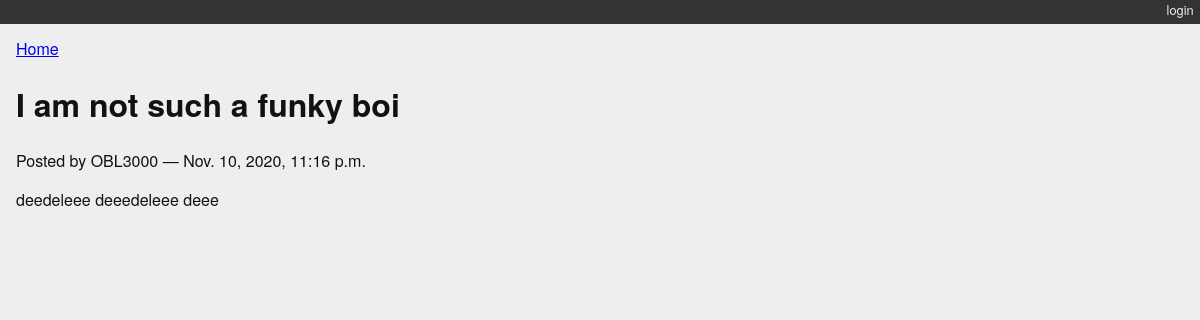
Before: /blogging/posts/2/ with the older database file.
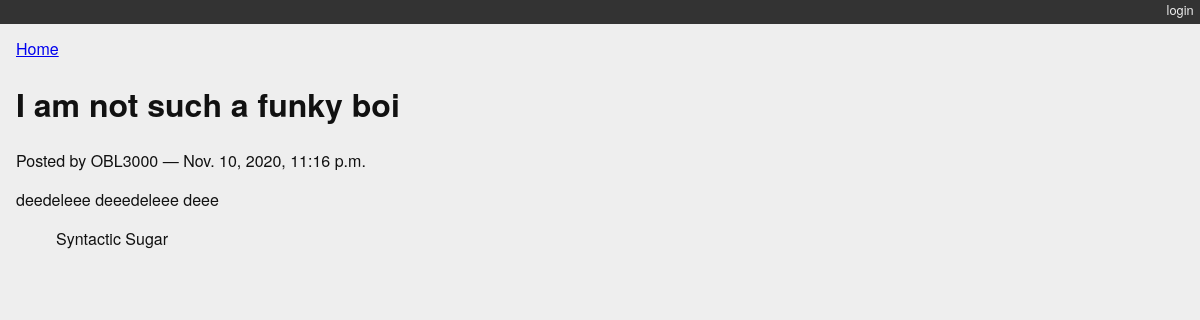
After: the same page with the newer database file.
### blogging/models.py (models this page shows)
class Category(models.Model):
    name = models.CharField(max_length=128)
    description = models.TextField(blank=True)
    posts = models.ManyToManyField(Post, blank=True, related_name='categories')
    def __str__(self):
        return self.name
    class Meta:
        verbose_name_plural = 'CategorieZZZ'

### blogging/views.py (the view, shortened to what this page needs)
# urls.py: path('posts/<int:post_id>/', detail_view, name="blog_detail"),
def detail_view(request, post_id):
    published = Post.objects.exclude(published_date__exact=None)
    try:
        post = published.get(pk=post_id) #pk is a builtin (primary key, int) column in the model
    except Post.DoesNotExist:
        raise Http404
    context = {'post': post}
    return render(request, 'blogging/detail.html', context)

### blogging/models.py (called while the page is built)
    def __str__(self):
        return self.title

### blogging/templates/blogging/detail.html
{% extends "base.html" %}
{% block content %}
<a class="backlink" href="/">Home</a>
<h1>{{ post }}</h1>
<p class="byline">
  Posted by {{ post.author.username }} &mdash; {{ post.published_date }}
</p>
<div class="post-body">
  {{ post.text }}
</div>
<ul class="categories">
  {% for category in post.categories.all %}
    <li>{{ category }}</li>
  {% endfor %}
</ul>
{% endblock %}

Changed rows visible on the page:
added Category: name "Syntactic Sugar"
